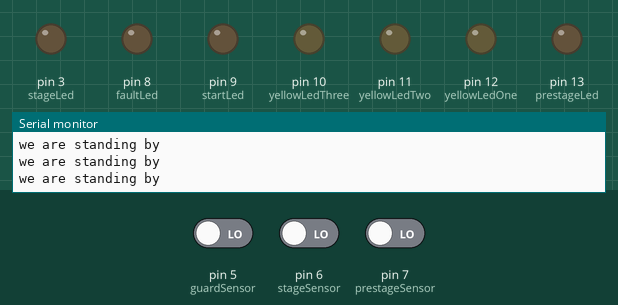
A sketch run on a simulated Arduino Uno, built with avr-gcc and run on an emulated ATmega328P. On the bench: output pins drawn as LEDs (lit = HIGH), the last lines printed to the serial monitor. The test bench sets the inputs (shaded band); at power-on: pin 7 (prestageSensor) LOW, pin 6 (stageSensor) LOW, pin 5 (guardSensor) LOW.

Above: at 1.2 s.
1.3 s: pin 7 (prestageSensor) driven HIGH
At 2.2 s:
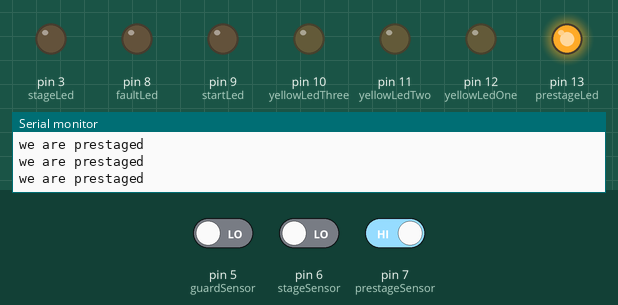
2.8 s: pin 6 (stageSensor) driven HIGH
At 3.3 s:
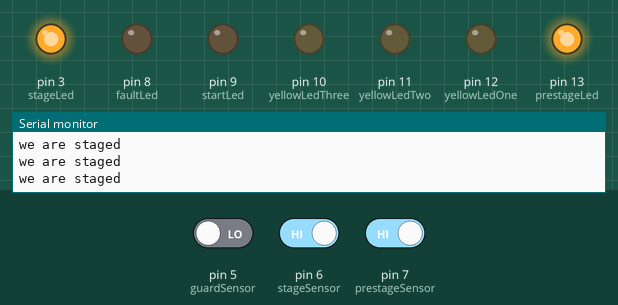
4.3 s: pin 6 (stageSensor) driven LOW
At 5.5 s:
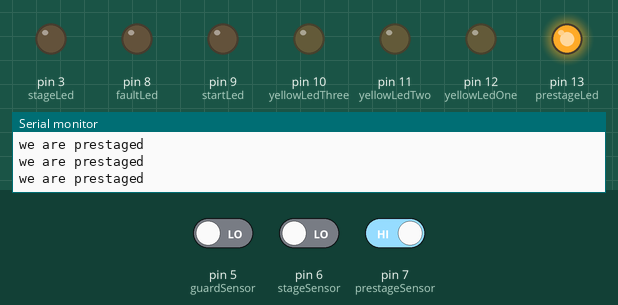
7.3 s: pin 5 (guardSensor) driven HIGH and pin 6 (stageSensor) driven HIGH
At 8.3 s:
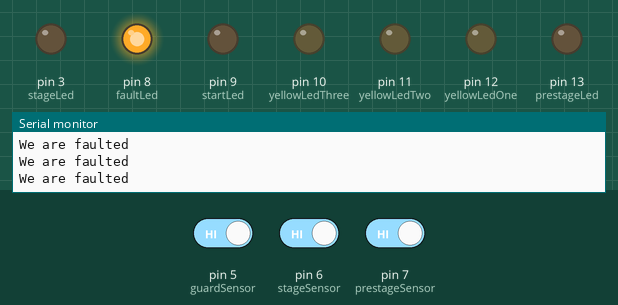
Timing chart, 0 to 9.8 s (numbered marks = the images above; inputs shaded):
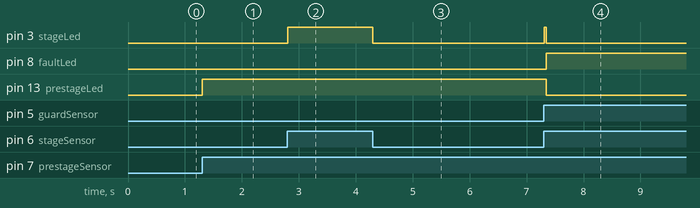

Measured:
- after the input at 1.3 s, pin 13 (prestageLed): LOW → HIGH at once
- after the input at 2.8 s, pin 3 (stageLed): LOW → HIGH at once
- after the input at 4.3 s, pin 3 (stageLed): HIGH → LOW at once
- after the input at 7.3 s, pin 3 (stageLed): LOW → HIGH at once, → LOW 0.03 s later; pin 8 (faultLed): LOW → HIGH after 0.05 s; pin 13 (prestageLed): HIGH → LOW after 0.05 s

The sketch:

arduino_drag_race_tree.ino
```cpp
// LEDs
const int prestageLed = 13;
const int stageLed = 3;
const int yellowLedOne = 12;
const int yellowLedTwo = 11;
const int yellowLedThree = 10;
const int startLed = 9;
const int faultLed = 8;

// Stage Sensors
const int prestageSensor = 7;
const int stageSensor = 6;
const int guardSensor = 5;
const int finishSensor = 4;

// Other Constants
const int FEET_PER_MILE = 5280;
const int TRACK_LENGTH_FEET = 200;

enum Phases {
  standby,
  prestaged,
  staged,
  started,
  finished,
  faulted,
};

int phase = Phases::standby;
int readyTime, startTime, finishedTimeMs;

void setup() {
  Serial.begin(9600);
  pinMode(prestageLed, OUTPUT);
  pinMode(stageLed, OUTPUT);
  pinMode(yellowLedOne, OUTPUT);
  pinMode(yellowLedTwo, OUTPUT);
  pinMode(yellowLedThree, OUTPUT);
  pinMode(startLed, OUTPUT);
  pinMode(faultLed, OUTPUT);

  pinMode(prestageSensor, INPUT);
  pinMode(stageSensor, INPUT);
  pinMode(guardSensor, INPUT);
  pinMode(finishSensor, INPUT);
}

void loop() {
  switch (phase) {
    case Phases::standby: {
      Serial.println("we are standing by");
      if (digitalRead(prestageSensor) == 1) {
        digitalWrite(prestageLed, 1);
        phase = Phases::prestaged;
      }
      break;
    }
    case Phases::prestaged: {
      Serial.println("we are prestaged");
      if (digitalRead(prestageSensor) == 1 && digitalRead(stageSensor) == 1) {
        digitalWrite(stageLed, 1);
        readyTime = millis();
        phase = Phases::staged;
      }
      break;
    }
    case Phases::staged: {
      Serial.println("we are staged");
      // Check if guard triggered
      if (digitalRead(guardSensor) == 1) {
        phase = Phases::faulted;
        break;
      }
      // Check if unstaged
      if (digitalRead(stageSensor) == 0) {
        digitalWrite(stageLed, 0);
        digitalWrite(yellowLedOne, 0);
        digitalWrite(yellowLedTwo, 0);
        digitalWrite(yellowLedThree, 0);
        phase = Phases::prestaged;
        break;
      }
      int elapsed = millis() - readyTime;
      if (elapsed >= 5500 && elapsed < 6000) {
        digitalWrite(yellowLedOne, 1);
      }
      else if (elapsed >= 6000 && elapsed < 6500) {
        digitalWrite(yellowLedTwo, 1);
      }
      else if (elapsed >= 6500 && elapsed < 7000) {
        digitalWrite(yellowLedThree, 1);
      }
      else if (elapsed >= 7000) {
        digitalWrite(startLed, 1);
        startTime = millis();
        phase = Phases::started;
      }
      break;
    }
    case Phases::started: {
      Serial.println("We are started");
      if (digitalRead(finishSensor) == 1) {
        finishedTimeMs = millis();
        phase = Phases::finished;
      }
      break;
    }
    case Phases::finished: {
      float secs = float(finishedTimeMs - startTime) / 1000;
      Serial.print("Elapsed time was: ");
      Serial.print(secs);
      Serial.println(" seconds");

      float fps = (TRACK_LENGTH_FEET / secs);
      Serial.print("fps:");
      Serial.println(fps, 4);
      float mph = (fps / FEET_PER_MILE) / 0.00028;
      Serial.print("mph:");
      Serial.println(mph, 4);

      digitalWrite(faultLed, 0);
      digitalWrite(prestageLed, 0);
      digitalWrite(stageLed, 0);
      digitalWrite(yellowLedOne, 0);
      digitalWrite(yellowLedTwo, 0);
      digitalWrite(yellowLedThree, 0);
      digitalWrite(startLed, 1);
      break;
    }
    case Phases::faulted: {
      Serial.println("We are faulted");
      digitalWrite(faultLed, 1);
      digitalWrite(prestageLed, 0);
      digitalWrite(stageLed, 0);
      digitalWrite(yellowLedOne, 0);
      digitalWrite(yellowLedTwo, 0);
      digitalWrite(yellowLedThree, 0);
      digitalWrite(startLed, 0);
      break;
    }
  }
}
```
